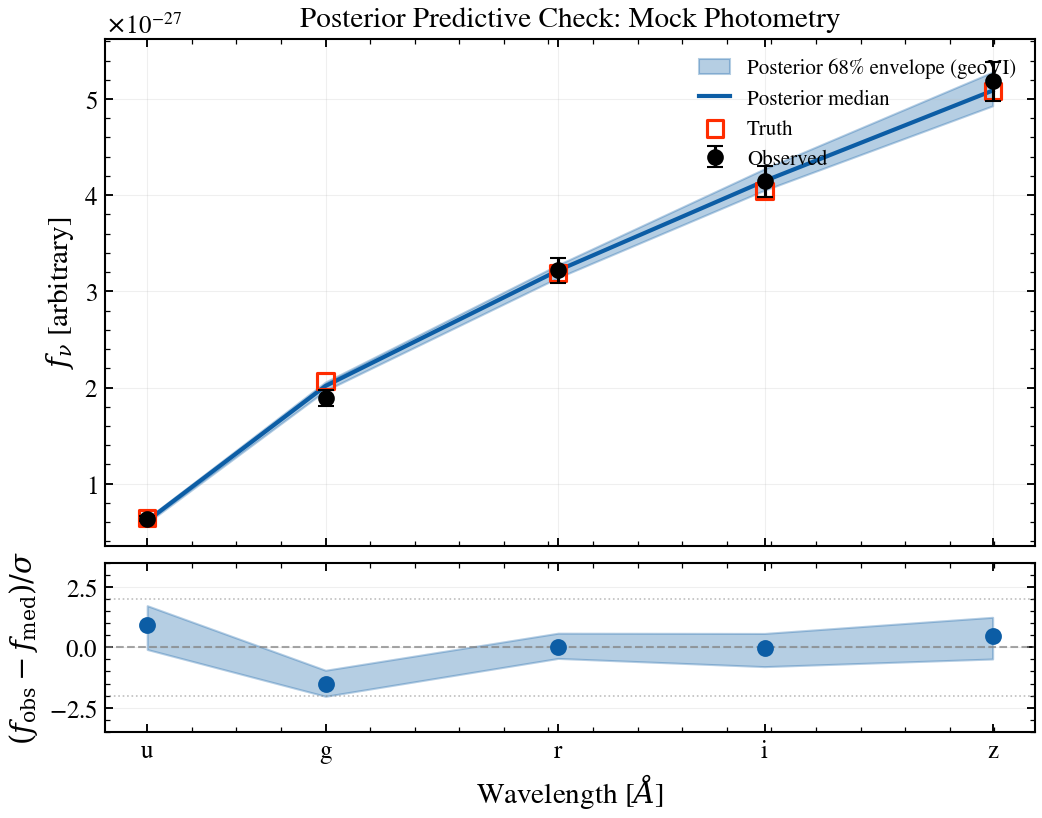

Python code for this plot:
"""
Posterior predictive check: Bayesian goodness-of-fit diagnostic
================================================================

The posterior predictive check (PPC) is the gold-standard Bayesian
goodness-of-fit diagnostic (Rubin 1984; Gelman et al. 1996). We fit mock
SDSS photometry, draw 100 samples from the posterior, regenerate mock
photometry for each sample, and overlay the band-by-band model envelope
(16th, 50th, 84th percentiles) against observed data with residuals
normalized by noise. For well-fit models, residuals cluster within ±2σ.

This demonstrates tengri's differentiable + JIT path that makes 100
posterior re-predictions negligible in cost.

Reference: Rubin 1984, J. Educ. Stat., 9, 26; Gelman et al. 1996,
Bayesian Data Analysis (Chapman & Hall).
"""

import os

os.environ["TF_CPP_MIN_LOG_LEVEL"] = "2"  # suppress XLA/PjRt C++ INFO+WARNING logs

import warnings

import jax
import jax.numpy as jnp
import matplotlib.pyplot as plt
import numpy as np

import tengri
from tengri.analysis.plotting import setup_style

setup_style()
warnings.filterwarnings("ignore", message=".*BakedInBackend.*")

# Load SSP data and define observation
ssp = tengri.load_ssp()
obs = tengri.Observation(
    photometry=tengri.Photometry.from_names(["sdss_u", "sdss_g", "sdss_r", "sdss_i", "sdss_z"])
)

# Build model with 7 free parameters
model = tengri.SEDModel.build(
    ssp,
    observation=obs,
    sfh={"type": "tsnorm", "*": tengri.FREE},
    dust={
        "type": "two_component",
        "*": tengri.FIXED,
        "tau_diff": tengri.Uniform(0.0, 1.5),
        "slope": -0.7,
    },
    redshift=tengri.Fixed(0.1),
)

# --- Generate mock photometry (star-forming galaxy) ---
key = jax.random.PRNGKey(42)
truth = dict(model.spec.sample(key))
truth.update(
    sfh_tsnorm_peak_lbt_gyr=3.0,
    sfh_tsnorm_width_gyr=2.0,
    sfh_tsnorm_log_peak_sfr=1.0,
    sfh_tsnorm_skew=0.3,
    sfh_tsnorm_trunc=10.0,
    met_logzsol=-0.2,
    dust_tau_diff=0.5,
)
mock = model.mock(truth, snr=25.0, key=key)

# --- Fit with variational inference (geoVI: nonlinear posterior) ---
# geoVI provides samples from a nonlinear approximation to the true posterior,
# capturing parameter degeneracies. The model envelope will be accurate.
forward = tengri.ForwardModel.build(sed=model, observation=obs)
posterior = forward.fit(
    mock.flux_obs,
    mock.noise,
    method="native_vi_nonlinear",
    n_iterations=500,
    n_samples=3,
    n_posterior_samples=100,  # Posterior samples for PPC
    verbose=False,
)


# --- Generate posterior predictive samples ---
# For each posterior sample, regenerate mock photometry to build the envelope.
# Using vmap over the posterior samples for JIT efficiency.
def predict_one_sample(param_dict):
    """Predict photometry for a single posterior sample."""
    return jnp.asarray(model.predict_photometry(param_dict))


# Convert posterior samples dict to a list of parameter dicts
sample_keys = list(posterior.samples.keys())
n_samples = posterior.samples[sample_keys[0]].shape[0]

param_dicts = []
for i in range(n_samples):
    param_i = {k: posterior.samples[k][i] for k in sample_keys}
    param_dicts.append(param_i)

# Predict photometry for all posterior samples (vectorized)
pred_envelope = np.array([predict_one_sample(p) for p in param_dicts])  # (n_samples, n_bands)

# Compute percentiles: 16th, 50th, 84th
p16 = np.percentile(pred_envelope, 16, axis=0)
p50 = np.percentile(pred_envelope, 50, axis=0)
p84 = np.percentile(pred_envelope, 84, axis=0)

# --- Plot: PPC with residuals ---
wave_eff = np.array([3551, 4686, 6166, 7480, 8932])  # SDSS effective wavelengths [Angstrom]
band_names = ["u", "g", "r", "i", "z"]
flux_obs = np.array(mock.flux_obs)
noise = np.array(mock.noise)

fig, (ax_phot, ax_res) = plt.subplots(
    2, 1, figsize=(8, 6), height_ratios=[3, 1], sharex=True, gridspec_kw={"hspace": 0.05}
)

# Panel 1: Observed photometry vs model envelope
ax_phot.fill_between(
    wave_eff, p16, p84, alpha=0.3, color="C0", label="Posterior 68% envelope (geoVI)"
)
ax_phot.plot(wave_eff, p50, color="C0", lw=2.0, label="Posterior median")
ax_phot.errorbar(
    wave_eff,
    flux_obs,
    yerr=noise,
    fmt="o",
    color="k",
    ms=7,
    capsize=4,
    elinewidth=1.5,
    label="Observed",
    zorder=5,
)
ax_phot.scatter(
    wave_eff,
    np.array(mock.flux_true),
    marker="s",
    s=60,
    facecolors="none",
    edgecolors="C3",
    lw=1.5,
    label="Truth",
    zorder=4,
)
ax_phot.set_ylabel(r"$f_\nu$ [arbitrary]")
ax_phot.legend(fontsize=10, frameon=False, loc="upper right")
ax_phot.set_title("Posterior Predictive Check: Mock Photometry")
ax_phot.grid(True, alpha=0.2)

# Panel 2: Residuals in units of noise
# Good PPC: residuals within ±2σ for well-fit model
residuals_median = (flux_obs - p50) / noise
residuals_lo = (flux_obs - p84) / noise
residuals_hi = (flux_obs - p16) / noise

ax_res.axhline(0, color="0.5", ls="--", lw=1.0, alpha=0.7)
ax_res.axhline(2, color="0.5", ls=":", lw=0.8, alpha=0.5)
ax_res.axhline(-2, color="0.5", ls=":", lw=0.8, alpha=0.5)
ax_res.fill_between(wave_eff, residuals_lo, residuals_hi, alpha=0.3, color="C0")
ax_res.scatter(wave_eff, residuals_median, color="C0", s=50, zorder=5)
ax_res.set_xlabel(r"Wavelength [$\AA$]")
ax_res.set_ylabel(r"$(f_\mathrm{obs} - f_\mathrm{med}) / \sigma$")
ax_res.set_ylim(-3.5, 3.5)
ax_res.set_xticks(wave_eff)
ax_res.set_xticklabels(band_names)
ax_res.grid(True, alpha=0.2, axis="y")

fig.tight_layout()
plt.savefig("plot_posterior_predictive_check.png", dpi=150, bbox_inches="tight")

# --- Summary statistics ---
max_residual = np.max(np.abs(residuals_median))
within_2sigma = np.sum(np.abs(residuals_median) < 2.0) / len(residuals_median)
print("Posterior predictive check diagnostics:")
print(f"  Max |residual| (σ units): {max_residual:.2f}")
print(f"  Fraction within ±2σ: {within_2sigma:.1%}")
print(f"  → Well-fit model: {within_2sigma > 0.95}")
